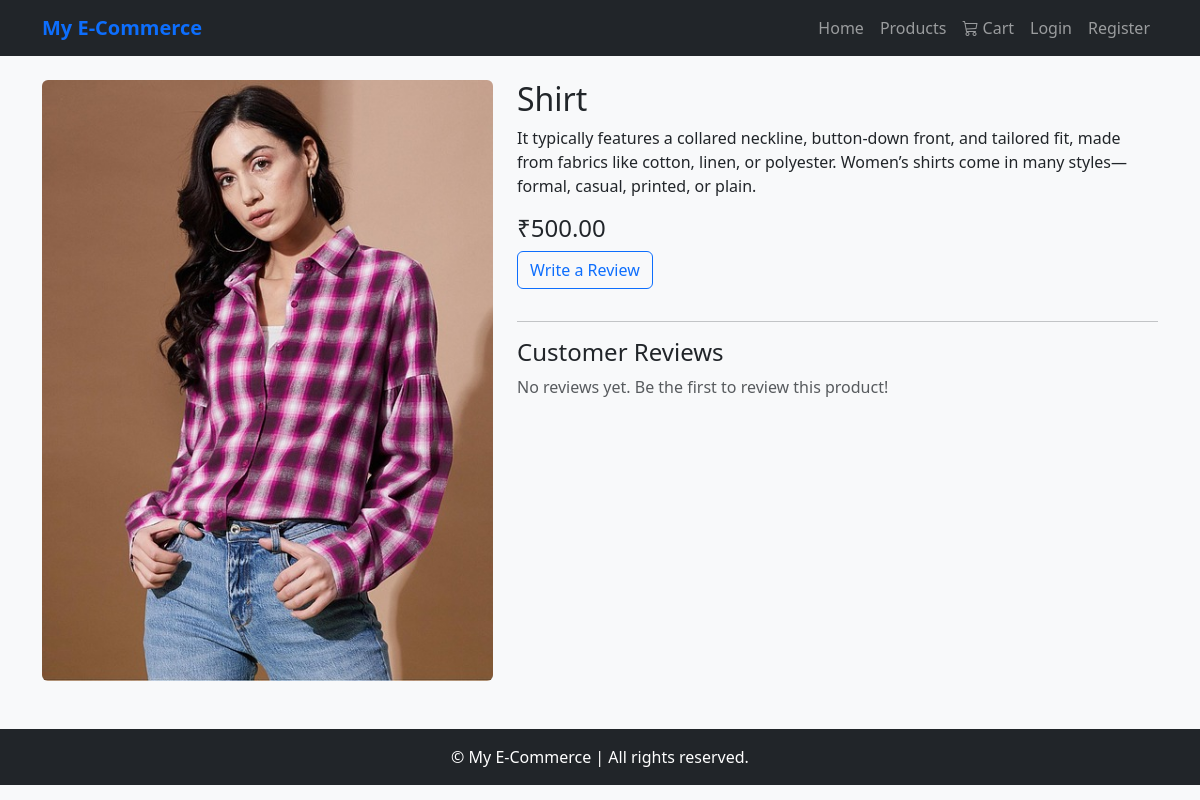
Before: /reviews/product/4/ with the older database file.
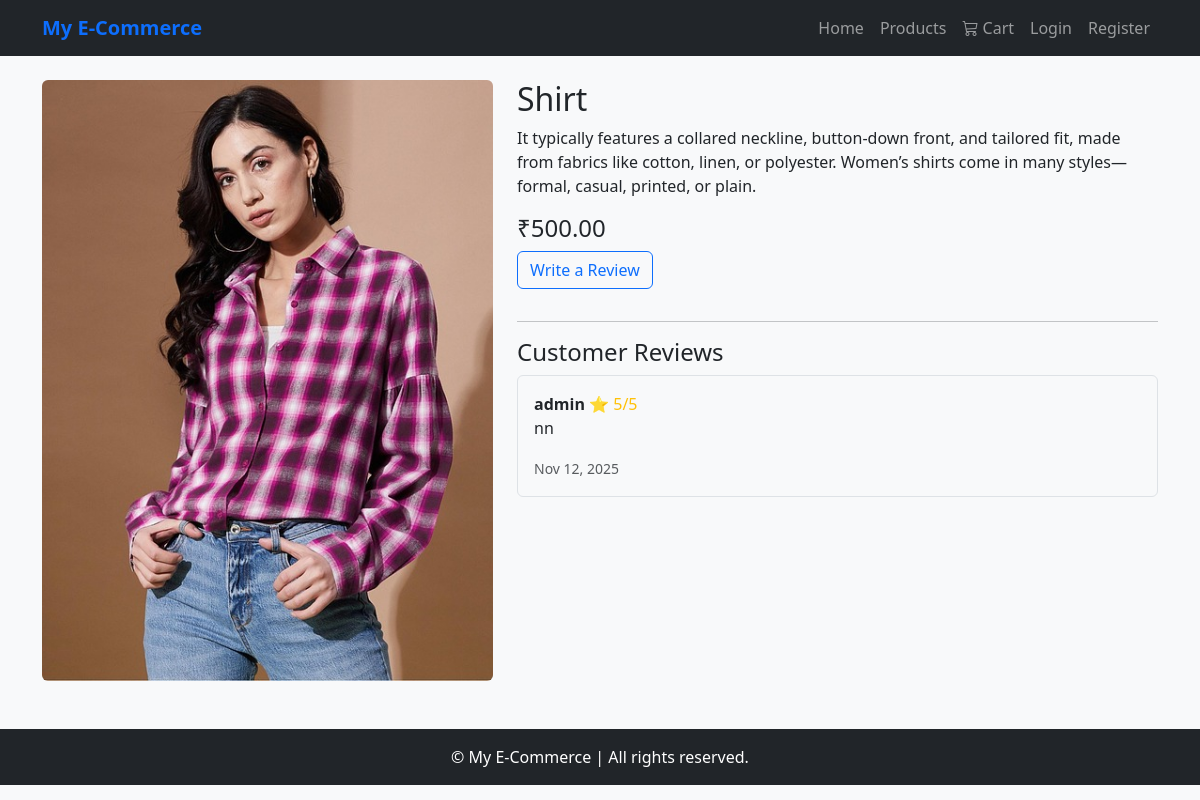
After: the same page with the newer database file.
### reviews/models.py (models this page shows, shortened)
class Review(models.Model):
    product = models.ForeignKey(Product, on_delete=models.CASCADE, related_name='reviews')
    user = models.ForeignKey(User, on_delete=models.CASCADE, related_name='user_reviews')
    rating = models.PositiveIntegerField(choices=[(i, str(i)) for i in range(1, 6)], default=5)
    title = models.CharField(max_length=100)
    comment = models.TextField()
    created_at = models.DateTimeField(auto_now_add=True)
    class Meta:
        ordering = ['-created_at']

### reviews/views.py (the view)
# urls.py: path('product/<int:product_id>/', views.product_reviews, name='product_reviews'),
def product_reviews(request, product_id):
    product = get_object_or_404(Product, id=product_id)
    reviews = product.reviews.all().order_by('-created_at')
    return render(request, 'products/product_detail.html', {
        'product': product,
        'reviews': reviews
    })

### products/templates/products/product_detail.html
{% extends 'base.html' %}
{% block content %}
<div class="container mt-4">
  <div class="row">
    <div class="col-md-5">
      {% if product.image %}
      <img src="{{ product.image.url }}" class="img-fluid rounded" alt="{{ product.name }}">
      {% endif %}
    </div>
    <div class="col-md-7">
      <h2>{{ product.name }}</h2>
      <p>{{ product.description }}</p>
      <h4>₹{{ product.price }}</h4>
      <a href="/reviews/add/{{ product.id }}/" class="btn btn-outline-primary mb-3">Write a Review</a>
      <hr>
      <h4>Customer Reviews</h4>
      {% if reviews %}
        {% for review in reviews %}
          <div class="border p-3 rounded mb-3">
            <strong>{{ review.user.username }}</strong>
            <span class="text-warning">⭐ {{ review.rating }}/5</span><br>
            <p>{{ review.comment }}</p>
            <small class="text-muted">{{ review.created_at|date:"M d, Y" }}</small>
          </div>
        {% endfor %}
      {% else %}
        <p class="text-muted">No reviews yet. Be the first to review this product!</p>
      {% endif %}
    </div>
  </div>
</div>
{% endblock %}

Changed rows visible on the page:
added Review: user.username "admin", rating "5", comment "nn", created_at "Nov 12, 2025"
Other visible differences:
text no longer shown: "No reviews yet. Be the first to review this product!"
